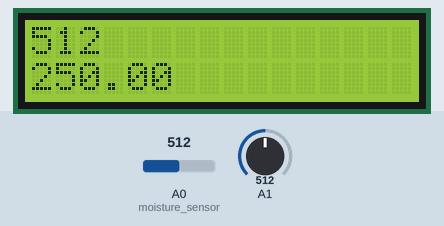
A sketch run on a simulated Arduino Mega 2560, built for the host (arithmetic inside an expression is 32-bit, double 64-bit). On the bench: 16×2 character LCD. The inputs (shaded band) are chosen by the test bench; at power-on: A1 = 512, A0 (moisture_sensor) = 512. WiFi joins after 1.5 s; servers stay silent unless stated; what the sketch prints to the serial monitor is not drawn.

Above: at 9.3 s.
9.4 s: A1 set to 716
At 16.2 s:
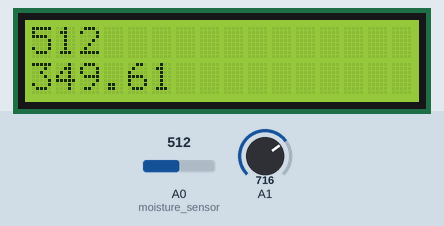
17.2 s: A0 (moisture_sensor) set to 716
At 23.9 s:
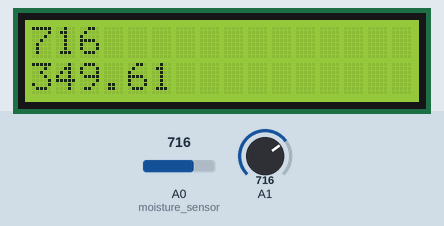
24.2 s: A1 set to 900
At 30.5 s:
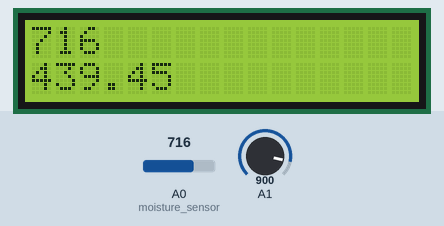
31.2 s: A0 (moisture_sensor) set to 900
At 38.1 s:
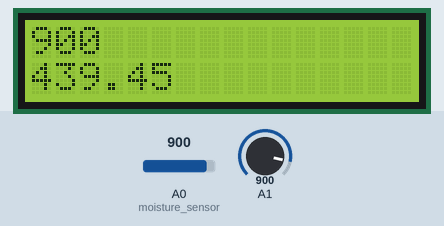
38.4 s: A1 set to 1023
At 44.7 s:
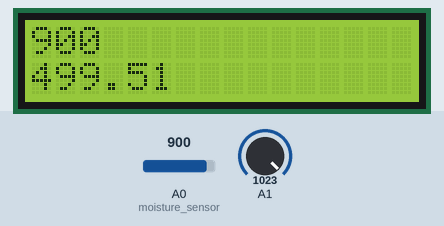
45.2 s: A0 (moisture_sensor) set to 1023
At 51.3 s:
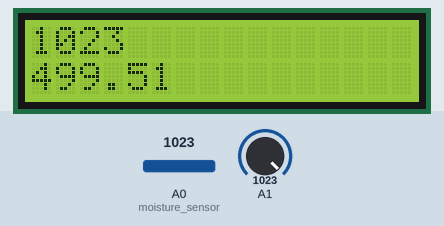
Timing chart, 0 to 52.8 s (numbered marks = the images above; inputs shaded):
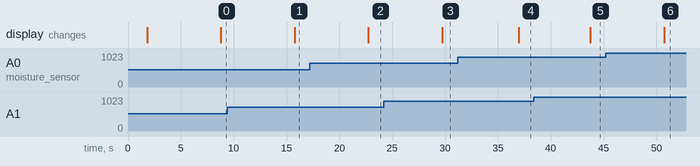

Measured:
- after the input at 9.4 s, the display: changes after 6.4 s (image 1)
- after the input at 17.2 s, the display: changes after 5.6 s (image 2)
- after the input at 24.2 s, the display: changes after 5.6 s (image 3)
- after the input at 31.2 s, the display: changes after 5.8 s (image 4)
- after the input at 38.4 s, the display: changes after 5.4 s (image 5)
- after the input at 45.2 s, the display: changes after 5.6 s (image 6)

The sketch:

arduino_client.ino
```cpp
/*
 WiFiEsp example: WebClient

 This sketch connects to google website using an ESP8266 module to
 perform a simple web search.

 For more details see: http://yaab-arduino.blogspot.com/p/wifiesp-example-client.html
*/
/*
  # the sensor value description
  # 0  ~300     dry soil
  # 300~700     humid soil
  # 700~950     in water
*/
#include "WiFiEsp.h"
#include <Servo.h>
#include <LiquidCrystal.h>
// Emulate Serial1 on pins 6/7 if not present
#ifndef HAVE_HWSERIAL1
#include "SoftwareSerial.h"
#include <MsTimer2.h>
SoftwareSerial Serial1(6, 7); // RX, TX
#endif
#define motor 9         //servo motor pin
void setTimer(char *pArray[]);

char ssid[] = "embsystem";            // your network SSID (name)
char pass[] = "embsystem0";        // your network password
int status = WL_IDLE_STATUS;     // the Wifi radio's status

char server[] = "192.168.1.167";
#define PORT 5000

#define ARR_CNT 10
#define CMD_SIZE 50
#define INTERVALTIME 5000
// Initialize the Ethernet client object
WiFiEspClient client;
LiquidCrystal lcd(12,13,5,4,3,2); //RS,E,DB4,DB5,DB,DB7
char sendBuf[CMD_SIZE];
char recvBuf[CMD_SIZE];
unsigned long timerTick=0;

int sensor_read=0;  //flag sensor read

Servo myservo;

void setup()
{

  pinMode(A0,INPUT);//moisture sensor

//--------------wifi setting-----------------
  // initialize serial for debugging
  Serial.begin(9600);
  // initialize serial for ESP module
  Serial1.begin(9600);
  // initialize ESP module
  WiFi.init(&Serial1);

  // check for the presence of the shield
  if (WiFi.status() == WL_NO_SHIELD) {
    Serial.println("WiFi shield not present");
    // don't continue
    while (true);
  }
  // attempt to connect to WiFi network
  while ( status != WL_CONNECTED) {
    Serial.print("Attempting to connect to WPA SSID: ");
    Serial.println(ssid);
    // Connect to WPA/WPA2 network
    status = WiFi.begin(ssid, pass);
  }
  // you're connected now, so print out the data
//  Serial.println("You're connected to the network");
  printWifiStatus();
  Serial.println();
  Serial.println("Starting connection to server...");
  // if you get a connection, report back via serial
  if (client.connect(server, PORT)) {
    Serial.println("Connected to server");
    // Make a HTTP request
  }
//-----------------------------------------------

 //-----timer setting-------------------------
  MsTimer2::set(1000,timerIsr);   //1000ms timer
  MsTimer2::start();
//------------lcd setting---------------------
  lcd.begin(16,2);//setup lcd columns and rows
  lcd.clear();
  lcd.print("Hello");
}

void loop()
{
  int moisture;
  //char humid[5];
  char msg[15];
  int val;
  float temperature;
  // if there are incoming bytes available
  // from the server, read them and print them

  while (client.available()) {
    socketEvent();
  }
  while (Serial.available()) {
     int len =Serial.readBytesUntil('/',recvBuf,CMD_SIZE);
//     int len =client.readBytesUntil(0x0a,recvBuf,CMD_SIZE);
     client.write(recvBuf,len);
  }

  // if the server's disconnected, stop the client
  if(!(timerTick % 5)) {
    if (!client.connected()) {
      Serial.println("Disconnecting from server...");
      client.stop();
      if (client.connect(server, PORT)) {
        Serial.println("Connected to server");
      }
    }
   }
//sonsor read  &  transmit vlaues to server
  if(sensor_read){
     if(!(timerTick % 7)) {
       moisture=analogRead(A0);
       val=analogRead(A1);
       temperature=(5.0*val*100)/1024;
       lcd.clear();
       lcd.print(moisture);
       lcd.setCursor(0,1);
       lcd.print(temperature);
       sprintf(msg,"%d:%s",moisture,String(temperature).c_str());
       //String(temperature).c_str() float -> string
      Serial.println(String(temperature).c_str());
       client.write(msg,strlen(msg));
       sensor_read=0;
     }
  }
}
void socketEvent()
{
   int i;
  // char *pToken;
  // char *pArray[ARR_CNT]={0};
   int len;

   /*
   //-----------passing-------------
   pToken = strtok(recvBuf,"[#]");
   i = 0;
   while(pToken != NULL)
   {
      pArray[i] =  pToken;
      if(++i >= ARR_CNT)
          break;
      pToken = strtok(NULL,"[#]");
   }
   //-------------------------------
   */

   memset(recvBuf,0,CMD_SIZE);
   len =client.readBytesUntil('/',recvBuf,CMD_SIZE);
//   len =client.readBytesUntil(0x0a,recvBuf,CMD_SIZE);
   recvBuf[len]='\0';
   if(strcmp(recvBuf,"low\n")==0){
      Serial.write(recvBuf,len);
      myservo.attach(motor);
      if(myservo.attached())Serial.println("1");
      myservo.write(180);
      delay(1000);
      myservo.write(0);
      delay(200);
      myservo.detach();
    }
}

void printWifiStatus()
{
  // print the SSID of the network you're attached to
  Serial.print("SSID: ");
  Serial.println(WiFi.SSID());

  // print your WiFi shield's IP address
  IPAddress ip = WiFi.localIP();
  Serial.print("IP Address: ");
  Serial.println(ip);

  // print the received signal strength
  long rssi = WiFi.RSSI();
  Serial.print("Signal strength (RSSI):");
  Serial.print(rssi);
  Serial.println(" dBm");
}


void timerIsr()
{
    timerTick++;
    sensor_read=1;
}
```
